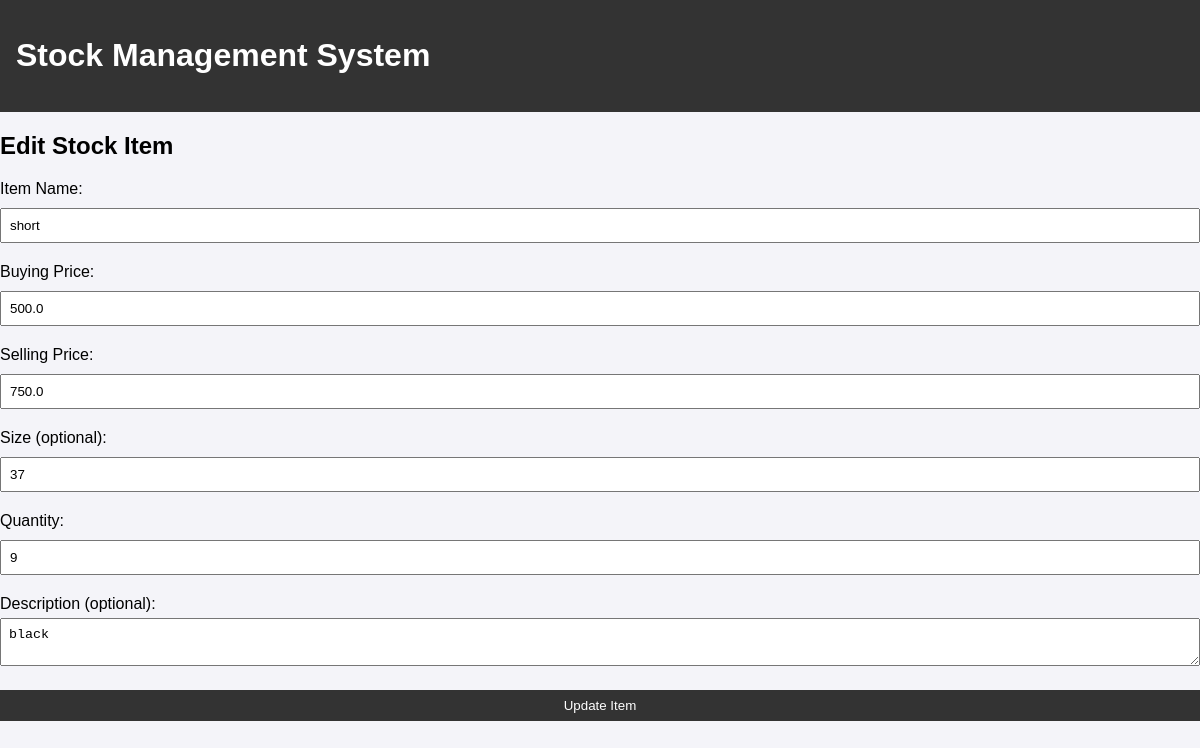
/admin/stock/edit/6, run on an earlier commit of the app's database.
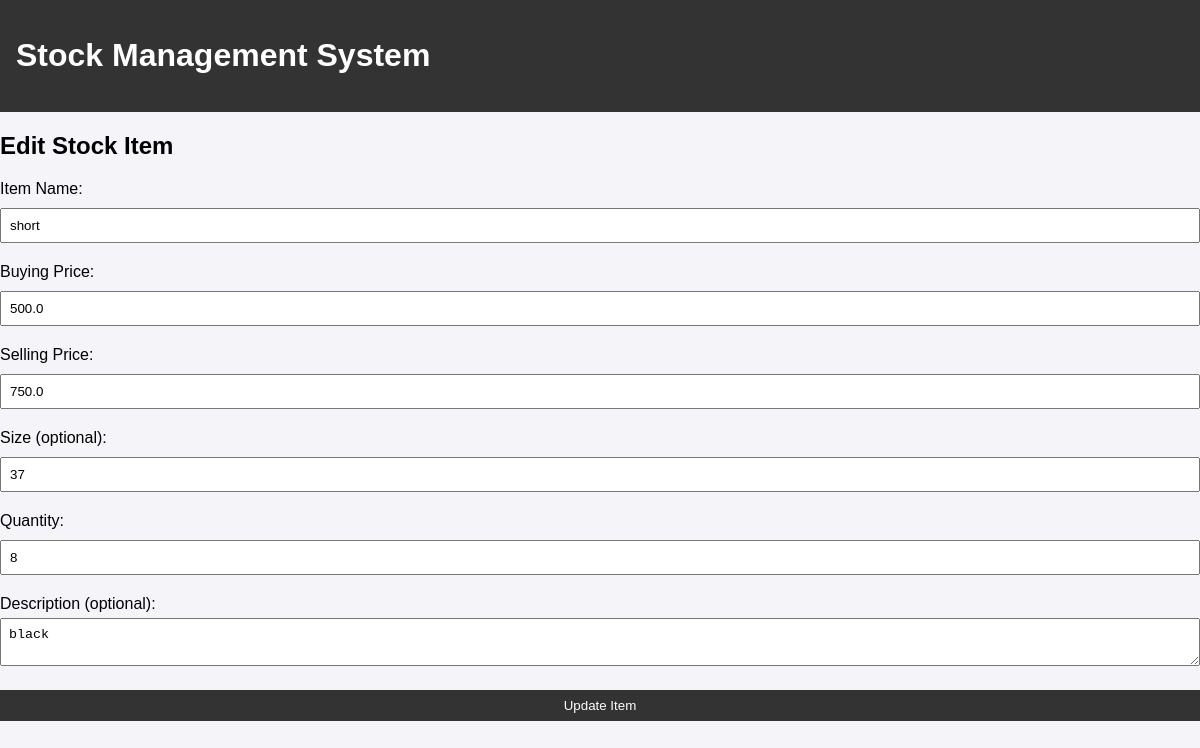
And on a later commit of the database.
### app.py (models this page shows)
class StockItem(db.Model):
    id = db.Column(db.Integer, primary_key=True)
    name = db.Column(db.String(100), nullable=False)
    buying_price = db.Column(db.Float, nullable=False)
    selling_price = db.Column(db.Float, nullable=False)
    size = db.Column(db.String(50))
    quantity = db.Column(db.Integer, nullable=False)
    description = db.Column(db.Text)
    sales = db.relationship('SaleItem', back_populates='stock_item')  # Added relationship

### app.py (the view, shortened to what this page needs)
@app.route('/admin/stock/edit/<int:id>', methods=['GET', 'POST'])
def edit_stock(id):
    item = StockItem.query.get(id)
    return render_template('admin/edit_stock.html', item=item)

### app.py (called while the page is built)
@app.before_request
def set_timezone():
    g.timezone = pytz.timezone('Africa/Nairobi')

### templates/admin/edit_stock.html
{% extends "base.html" %}
{% block content %}
<div class="edit-stock">
    <h2>Edit Stock Item</h2>
    <form method="POST">
        <div class="form-group">
            <label for="name">Item Name:</label>
            <input type="text" id="name" name="name" value="{{ item.name }}" required>
        </div>
        <div class="form-group">
            <label for="buying_price">Buying Price:</label>
            <input type="number" step="0.01" id="buying_price" name="buying_price"
                   value="{{ item.buying_price }}" required>
        </div>
        <div class="form-group">
            <label for="selling_price">Selling Price:</label>
            <input type="number" step="0.01" id="selling_price" name="selling_price"
                   value="{{ item.selling_price }}" required>
        </div>
        <div class="form-group">
            <label for="size">Size (optional):</label>
            <input type="text" id="size" name="size" value="{{ item.size }}">
        </div>
        <div class="form-group">
            <label for="quantity">Quantity:</label>
            <input type="number" id="quantity" name="quantity" value="{{ item.quantity }}" required>
        </div>
        <div class="form-group">
            <label for="description">Description (optional):</label>
            <textarea id="description" name="description">{{ item.description }}</textarea>
        </div>
        <button type="submit">Update Item</button>
    </form>
</div>
{% endblock %}

What changed in the data, as far as the page shows it:
changed StockItem "short": quantity "9" → "8"
